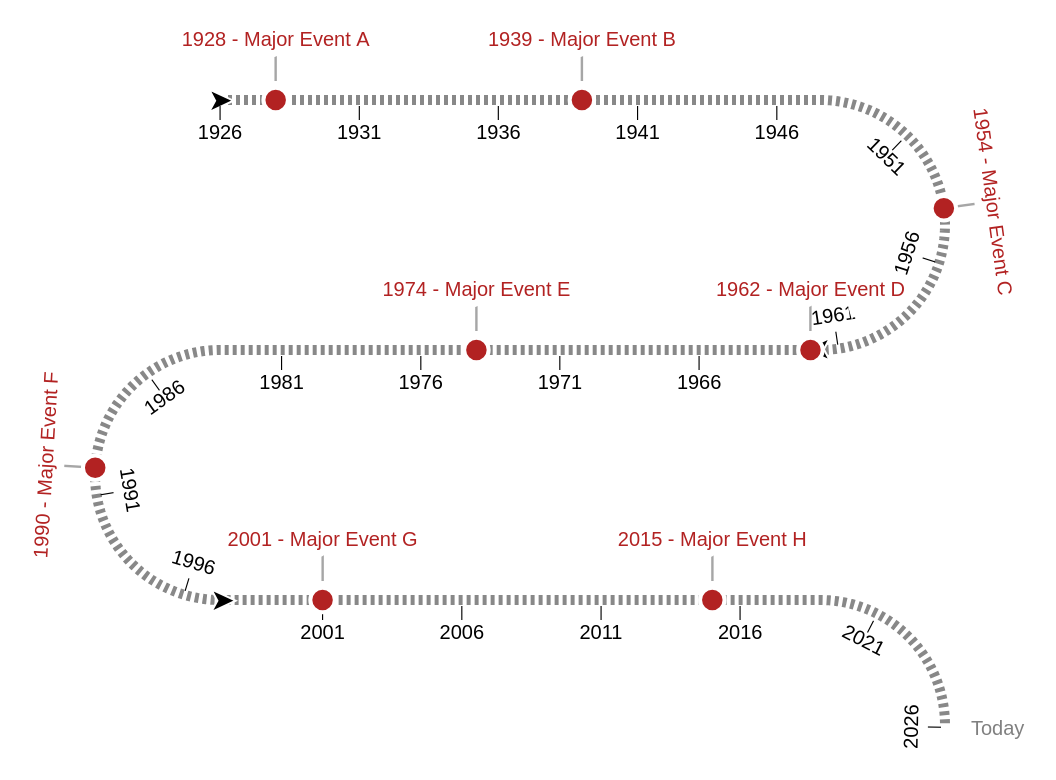

Source (Vega-Lite JSON):
### Vega specification from a JSON file in a GitHub repository (floating-point values rounded to 4 significant figures)
{"$schema": "https://vega.github.io/schema/vega/v5.json", "description": "a serpentine timeline. The serpentine shape can be an option for instances where an oblong canvas is not ideal. The shape can be customized using many of the signals below. Input bindings have been included for demonstration purposes", "padding": 15, "width": 300, "signals": [{"name": "width", "init": "width", "bind": {"name": "straight width", "input": "range", "min": 0, "max": 2000, "step": 1}, "on": [{"events": [{"signal": "annotations"}], "update": "width+1"}, {"events": [{"signal": "annotations"}], "update": "width-1"}, {"events": [{"signal": "mO"}], "update": "width+1"}, {"events": [{"signal": "mO"}], "update": "width-1"}, {"events": [{"signal": "tLO"}], "update": "width+1"}, {"events": [{"signal": "tLO"}], "update": "width-1"}, {"events": [{"signal": "sN"}], "update": "width+1"}, {"events": [{"signal": "sN"}], "update": "width-1"}, {"events": [{"signal": "mO"}], "update": "height+1"}, {"events": [{"signal": "mO"}], "update": "height-1"}, {"events": [{"signal": "tLO"}], "update": "height+1"}, {"events": [{"signal": "tLO"}], "update": "height-1"}]}, {"name": "sH", "description": "serpentine: diameter of arcs", "value": 125, "bind": {"name": "arc diameter", "input": "range", "min": 25, "max": 400, "step": 1}}, {"name": "labelsOnHover", "description": "milestone: show labels on hover only", "value": false, "bind": {"name": "hover labels", "input": "checkbox"}}, {"name": "sN", "description": "serpentine: number of arcs", "value": 2.2, "bind": {"name": "# of arcs", "input": "range", "min": 0, "max": 20, "step": 0.01}}, {"name": "tC", "description": "ticks: number of axis ticks to display on the timeline", "value": 21, "bind": {"name": "tick count", "input": "range", "min": 0, "max": 100, "step": 1}}, {"name": "tLO", "description": "ticks: the offset for the tick labels", "value": 8}, {"name": "mO", "description": "milestone: the offset for the milestone markers", "value": 35, "bind": {"name": "milestone offset", "input": "range", "min": 0, "max": 50, "step": 0.5}}, {"name": "sR0P", "description": "serpentine: percentage of width of canvas for the start of the timeline", "value": 0, "bind": {"name": "timeline x0 %", "input": "range", "min": 0, "max": 1, "step": 0.01}}, {"name": "sLP", "description": "serpentine: percentage of total length of canvas for the end of the timeline", "value": 1, "bind": {"name": "timeline len %", "input": "range", "min": 0, "max": 1, "step": 0.01}}, {"name": "annotationStart", "value": "", "bind": {"name": "start annotation", "input": "text"}}, {"name": "annotationEnd", "value": "Today", "bind": {"name": "end annotation", "input": "text"}}, {"name": "includeArrows", "value": true, "bind": {"name": "include arrows", "input": "checkbox"}}, {"name": "sT", "description": "serpentine: thicknes of the line", "value": 5, "bind": {"name": "line thickness", "input": "range", "min": 1, "max": 10, "step": 0.5}}, {"name": "domain", "init": "[year(now())-100, year(now())]", "description": "serpentine: manually set the domain extent for the timeline, otherwise set to null to have the domain calculated for you"}, {"name": "sRange", "description": "serpentine: range for the serpentine scale", "update": "[sR0P*width,sL*sLP]"}, {"name": "annotations", "description": "serpentine: annotations that appear at the start and end of the timeline", "update": "{start: (isValid(annotationStart) ? annotationStart : ''), end: (isValid(annotationEnd) ? annotationEnd : '')}"}, {"name": "sD", "update": "[2, 2]", "description": "serpentine: dash array for the serpentine line"}, {"name": "reverse", "description": "serpentine: boolean to indicate whether the scale for the timeline should be reversed", "value": false}, {"name": "sPct", "description": "serpentine: percentage of width for the straight portions of the timeline", "value": 1, "update": "sPct < 0.25 ? 0 : sPct < 0.75 ? 0.5 : 1"}, {"name": "sW", "description": "serpentine: horizontal length of straight segments", "update": "sPct*width"}, {"name": "sL", "description": "serpentine: total length of line", "update": "(sN+1)*sW+(sN)*sH*PI/2"}, {"name": "sA", "description": "serpentine: length of an arc segment", "update": "(sH*PI/2)"}, {"name": "sWsA", "description": "serpentine: length of a line + arc segment", "update": "(sW + sH*PI/2)"}, {"name": "sDomain", "description": "serpentine: domain for the serpentine scale", "init": "domain ? domain : [+extent(pluck(data('dataset'), 'domain'))[0], +extent(pluck(data('dataset'), 'domain'))[1]]"}, {"name": "hoverFocus", "value": 0, "on": [{"events": {"type": "mouseover"}, "update": "isValid(datum) && isValid(isValid(datum['domain'])) ? datum : null"}, {"events": {"type": "mouseout"}, "update": "null"}]}, {"name": "height", "description": "calculated height", "update": "extent(pluck(data('serpentine'), 'y'))[1]"}], "scales": [{"name": "sS1", "type": "linear", "zero": false, "reverse": {"signal": "reverse"}, "domain": {"signal": "sDomain"}, "range": {"signal": "sRange"}}, {"name": "footerY", "type": "band", "domain": {"data": "footer", "field": "id"}, "range": [{"signal": "height+60"}, {"signal": "height+60+length(data('footer'))*11"}]}], "marks": [{"name": "axis_group", "description": "group containing all the axis marks - annotations, domain, arrow indicators, tick lines, tick labels on straightaways, tick labels on arcs", "type": "group", "marks": [{"name": "annotations", "description": "Text marks that appear at the start and end of the timeline. Configured using the 'annotations' signal", "from": {"data": "domain_extent"}, "on": [{"trigger": "annotations", "modify": "annotations"}], "type": "text", "interactive": false, "encode": {"update": {"x": {"field": "x"}, "y": {"field": "y"}, "text": {"signal": "datum['category'] === 'start' ? annotations['start'] : annotations['end']"}, "fontSize": {"value": 10}, "baseline": {"value": "middle"}, "align": {"field": "align"}, "angle": {"field": "angle"}, "dx": {"field": "dx"}, "dy": {"signal": "1"}, "fill": {"value": "gray"}}}}, {"name": "serpentine_line", "description": "The serpentine-shaped line that acts as the axis domain line", "type": "line", "from": {"data": "serpentine"}, "interactive": false, "encode": {"update": {"x": {"field": "x"}, "y": {"field": "y"}, "strokeDash": {"signal": "sD"}, "stroke": {"value": "#888"}, "strokeWidth": {"signal": "sT"}}}}, {"name": "arrow_marks", "description": "The arrows to indicate direction that appear at the beginning and end of each arc+straightaway combonation", "type": "text", "from": {"data": "segment_ends"}, "interactive": false, "encode": {"update": {"x": {"field": "x"}, "y": {"field": "y"}, "dy": {"value": 1}, "text": {"value": "➤"}, "fontSize": {"signal": "18"}, "fill": {"value": "#000"}, "stroke": {"value": "#fff"}, "strokeWidth": {"value": 1}, "angle": {"signal": "datum['direction'] === '→' ? 0 : 180"}, "align": {"value": "center"}, "baseline": {"value": "middle"}}}}, {"name": "tick_marks", "description": "The line (text mark) designated to each tick", "from": {"data": "ticks"}, "type": "text", "interactive": false, "encode": {"update": {"x": {"field": "x"}, "y": {"field": "y"}, "dy": {"signal": "2.5*( datum['type'] === 'straight' ? 1 : datum['side'] === 'right' ? (round(datum['alpha']*(180/PI)) >= 90 ? -1 : 4) : (round(datum['alpha']*(180/PI)) > 89 ? -1 : 4))"}, "text": {"signal": "'|'"}, "fontSize": {"signal": "7"}, "fill": {"value": "#000"}, "angle": {"field": "labelAngle"}, "align": {"value": "center"}, "baseline": {"signal": "datum['type'] === 'straight' ? 'top' : 'bottom'"}}}}, {"name": "tick_labels_straight", "description": "The straightaway tick labels", "from": {"data": "ticks"}, "type": "text", "interactive": false, "encode": {"update": {"x": {"field": "x"}, "y": {"field": "y"}, "dy": {"field": "dy"}, "text": {"field": "domain"}, "fontSize": {"signal": "10"}, "fill": {"value": "#000"}, "align": {"value": "center"}, "angle": {"field": "labelAngle"}, "baseline": {"signal": "datum['type'] === 'straight' ? 'top' : 'bottom'"}}}}]}, {"name": "milestone_connecting_lines", "description": "The milestone lines that connect the markers to labels", "from": {"data": "milestones"}, "type": "text", "interactive": false, "encode": {"update": {"text": {"signal": "'|'"}, "x": {"field": "x"}, "y": {"field": "y"}, "fontSize": {"value": 15}, "fontWeight": {"value": 100}, "dy": {"signal": "datum['type'] === 'arc' && (round(datum['alpha']*(180/PI)) > 89) ? 0.35 * (mO+3.5) : datum['dy']/2"}, "align": {"value": "center"}, "baseline": {"value": "middle"}, "angle": {"field": "labelAngle"}, "fillOpacity": {"value": 0.35}, "opacity": {"signal": "isValid(hoverFocus) && datum['label'] === hoverFocus['label'] ? 1 : labelsOnHover ? 0 : 1"}}}}, {"name": "milestone_markers", "description": "The milestone timeline markers", "from": {"data": "milestones"}, "type": "symbol", "interactive": true, "encode": {"update": {"x": {"field": "x"}, "y": {"field": "y"}, "size": {"signal": "labelsOnHover && isValid(hoverFocus) && datum['label'] === hoverFocus['label'] ? 200 : 150"}, "fill": {"signal": "labelsOnHover ? isValid(hoverFocus) && datum['label'] === hoverFocus['label'] ? 'firebrick' : '#e4b3b4' : 'firebrick'"}, "stroke": {"signal": "labelsOnHover ? isValid(hoverFocus) && datum['label'] === hoverFocus['label'] ? '#fff' : 'firebrick' : '#fff'"}, "strokeWidth": {"signal": "labelsOnHover ? 1 : 2"}, "cursor": {"signal": "labelsOnHover ? 'pointer' : 'default'"}}}}, {"name": "milestone_label_backgrounds", "description": "The white backgrounds for milestone labels", "from": {"data": "milestones"}, "type": "text", "interactive": false, "encode": {"update": {"x": {"field": "x"}, "y": {"field": "y"}, "dy": {"field": "dy"}, "text": {"signal": "datum['domain'] + ' - ' + datum['label']"}, "fontSize": {"signal": "10"}, "fill": {"value": "#fff"}, "stroke": {"value": "#fff"}, "strokeWidth": {"value": 7}, "angle": {"field": "labelAngle"}, "align": {"value": "center"}, "baseline": {"signal": "datum['type'] === 'straight' ? 'top' : 'bottom'"}, "opacity": {"signal": "isValid(hoverFocus) && datum['label'] === hoverFocus['label'] ? 1 : labelsOnHover ? 0 : 1"}}}}, {"name": "milestone_labels", "description": "The milestone labels", "from": {"data": "milestones"}, "type": "text", "interactive": false, "encode": {"update": {"x": {"field": "x"}, "y": {"field": "y"}, "dy": {"field": "dy"}, "text": {"signal": "datum['domain'] + ' - ' + datum['label']"}, "fontSize": {"signal": "10"}, "fill": {"value": "firebrick"}, "angle": {"field": "labelAngle"}, "align": {"value": "center"}, "baseline": {"signal": "datum['type'] === 'straight' ? 'top' : 'bottom'"}, "opacity": {"signal": "isValid(hoverFocus) && datum['label'] === hoverFocus['label'] ? 1 : labelsOnHover ? 0 : 1"}}}}], "data": [{"name": "dataset", "values": [{"domain": 1928, "label": "Major Event A"}, {"domain": 1939, "label": "Major Event B"}, {"domain": 1954, "label": "Major Event C"}, {"domain": 1962, "label": "Major Event D"}, {"domain": 1974, "label": "Major Event E"}, {"domain": 1990, "label": "Major Event F"}, {"domain": 2001, "label": "Major Event G"}, {"domain": 2015, "label": "Major Event H"}]}, {"name": "serpentineDomain", "values": [{}], "transform": [{"type": "formula", "expr": "sequence(sDomain[0],sDomain[1], 0.1 )", "as": "domain"}, {"type": "flatten", "fields": ["domain"]}]}, {"name": "milestoneDomain", "source": "dataset", "transform": [{"type": "project", "fields": ["domain"]}]}, {"name": "tickDomain", "values": [{}], "transform": [{"type": "formula", "expr": "sequence(1,tC+1, 1)", "as": "id"}, {"type": "flatten", "fields": ["id"]}, {"type": "formula", "expr": "datum['id'] === 1 ? sDomain[0] : datum['id'] === tC ? sDomain[1] : null", "as": "domain"}, {"type": "formula", "expr": "round(isValid(datum['domain']) ? datum['domain'] : (sDomain[0] + (sDomain[1]-sDomain[0])*((datum['id']-1)/(tC-1))))", "as": "domain"}, {"type": "project", "fields": ["domain"]}]}, {"name": "componentEncodings", "values": [{"category": "start"}, {"category": "serpentine"}, {"category": "milestone"}, {"category": "tick"}, {"category": "end"}], "transform": [{"type": "formula", "expr": "now()", "as": "timestamp"}, {"type": "formula", "expr": "datum['category'] === 'start' ? [sDomain[reverse ? 1 : 0]] : datum['category'] === 'serpentine' ? pluck(data('serpentineDomain'), 'domain') : datum['category'] === 'milestone' ? pluck(data('dataset'), 'domain') : datum['category']==='tick' ? pluck(data('tickDomain'), 'domain') : datum['category'] === 'end' ? [sDomain[reverse ? 0 : 1]] : null", "as": "domain"}, {"type": "flatten", "fields": ["domain"]}, {"type": "formula", "expr": "+datum['domain']", "as": "domain"}, {"type": "window", "ops": ["row_number"], "sort": {"field": "domain"}, "groupby": ["category"], "as": ["id"]}, {"type": "formula", "expr": "scale('sS1', datum['domain'])", "as": "sK"}, {"type": "formula", "expr": "floor(datum['sK'] / (sW + sH*PI/2))", "as": "i"}, {"type": "formula", "expr": "datum['sK'] % (sW + sH*PI/2)", "as": "r"}, {"type": "formula", "expr": "(datum['r'] - sW)/(sH/2)", "as": "alpha"}, {"type": "formula", "expr": "(((datum['i']+1)*sWsA)-sA) >= datum['sK'] ? 'straight' : 'arc'", "as": "type"}, {"type": "formula", "expr": "(datum['i']%2 == 0) ? min(datum['r'],sW) : max(sW-datum['r'], 0)", "as": "xStraight"}, {"type": "formula", "expr": "datum['type'] === 'straight' ? datum['xStraight'] : datum['xStraight'] + (datum['i']%2 == 0 ? sin(datum['alpha'])*sH/2 : -sin(datum['alpha'])*sH/2)", "as": "x"}, {"type": "formula", "expr": "datum['type'] === 'straight' ? datum['i']*sH : (datum['i']*sH) + (1 - cos(datum['alpha']))*sH/2", "as": "y"}, {"type": "formula", "expr": "datum['type'] === 'straight' ? null : datum['i']%2===0?'right':'left'", "as": "side"}, {"type": "formula", "expr": "datum['type'] === 'straight' ? null : datum['alpha']<PI/2?'top':'bottom'", "as": "hemisphere"}, {"type": "formula", "expr": "datum['type'] === 'straight' ? 0 : (datum['side'] === 'left' ? -1 : 1) *datum['alpha']*(180/PI)+(datum['alpha'] < PI/2 ? 0 : 180)", "as": "labelAngle"}, {"type": "formula", "expr": "datum['i']%2===0 ?'→':'←'", "as": "direction"}, {"type": "formula", "expr": "datum['type'] === 'straight' ? datum['direction'] : datum['side'] === 'left' ? datum['hemisphere'] === 'top'? '←' : '→' :  datum['hemisphere'] === 'top'? '→' : '←'", "as": "direction"}]}, {"name": "serpentine", "source": "componentEncodings", "transform": [{"type": "filter", "expr": "datum['category'] === 'serpentine'"}]}, {"name": "ticks", "source": "componentEncodings", "transform": [{"type": "filter", "expr": "datum['category'] === 'tick'"}, {"type": "formula", "expr": "!isValid(datum['side']) ? (tLO+3.5) : datum['side'] === 'right' ? (round(datum['alpha']*(180/PI)) >= 90 ? -1 : 1.75) * (tLO+3.5) : (round(datum['alpha']*(180/PI)) > 89 ? -1 : 1.75) * (tLO+3.5)", "as": "dy"}]}, {"name": "domain_extent", "source": "componentEncodings", "transform": [{"type": "filter", "expr": "datum['category'] === 'start' || datum['category'] === 'end'"}, {"type": "formula", "expr": "datum['category'] === 'start' ? 'right' : datum['direction'] === '←' && datum['type'] === 'straight' ? 'right' : datum['side'] === 'left' ? 'right' : 'left'", "as": "align"}, {"type": "formula", "expr": "datum['category'] === 'start' ? -tLO-5 :  datum['direction'] === '←'  && datum['type'] === 'straight' ? -tLO-5 : datum['side'] === 'left' ? -tLO-5 : tLO+5", "as": "dx"}]}, {"name": "segment_ends", "source": "componentEncodings", "transform": [{"type": "filter", "expr": "includeArrows && datum['category'] === 'serpentine'"}, {"type": "joinaggregate", "fields": ["id", "id"], "ops": ["min", "max"], "groupby": ["i"], "as": ["minId", "maxId"]}, {"type": "filter", "expr": "datum['id'] === (reverse ? datum['maxId'] : datum['minId'])"}]}, {"name": "footer", "values": [{"id": 1, "text": ["Data Source:", "https://ourworldindata.org/mass-extinctions"], "href": "https://ourworldindata.org/mass-extinctions"}, {"id": 2, "text": ["Icons:", "https://fontawesome.com/"], "href": "https://fontawesome.com/"}, {"id": 3, "text": ["Data Viz By:", "Madison Giammaria"], "href": "https://www.linkedin.com/in/madison-giammaria-58463b33"}]}, {"name": "milestones", "source": "componentEncodings", "transform": [{"type": "filter", "expr": "datum['category'] === 'milestone'"}, {"type": "lookup", "key": "domain", "from": "dataset", "fields": ["domain"], "values": ["label", "color"]}, {"type": "formula", "expr": "!isValid(datum['side']) ? -(mO) : datum['side'] === 'right' ? (round(datum['alpha']*(180/PI)) >= 90 ? 1 : -0.5) * (mO+3.5) : (round(datum['alpha']*(180/PI)) > 89 ? 1 : -0.5) * (mO+3.5)", "as": "dy"}, {"type": "formula", "expr": "(isValid(hoverFocus) && hoverFocus['domain']===datum['domain']) ? 1 : 0.4", "as": "fillOpacity"}]}]}
